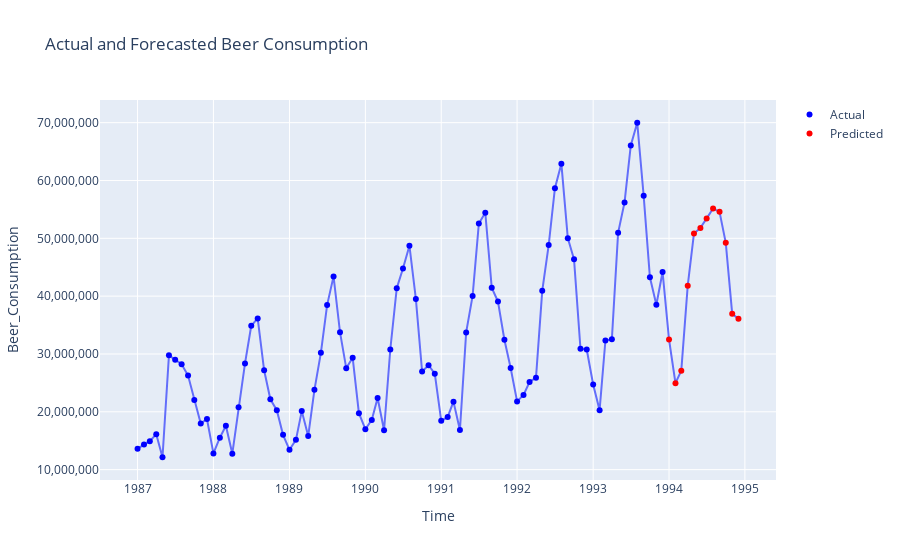

Notebook code cell kept with this figure:
### Code cell
# Combine actual and predicted into one row-wise DataFrame
actual_df = merged_df[['Time', 'Beer Consumption  (lt)']].copy()
actual_df.columns = ['Time', 'Beer_Consumption']
actual_df['Type'] = 'Actual'

pred_df = future_df[['Time', 'Predicted_Beer']].copy()
pred_df.columns = ['Time', 'Beer_Consumption']
pred_df['Type'] = 'Predicted'

combined_df = pd.concat([actual_df, pred_df], axis=0).sort_values('Time')

# Plot continuous line
fig = px.line(combined_df, x='Time', y='Beer_Consumption', title='Actual and Forecasted Beer Consumption')

# Add colored markers for Actual vs Predicted
fig.add_scatter(x=actual_df['Time'], y=actual_df['Beer_Consumption'], mode='markers', name='Actual', marker=dict(color='blue'))
fig.add_scatter(x=pred_df['Time'], y=pred_df['Beer_Consumption'], mode='markers', name='Predicted', marker=dict(color='red'))

fig.update_layout(yaxis_tickformat=",")
fig.show()
